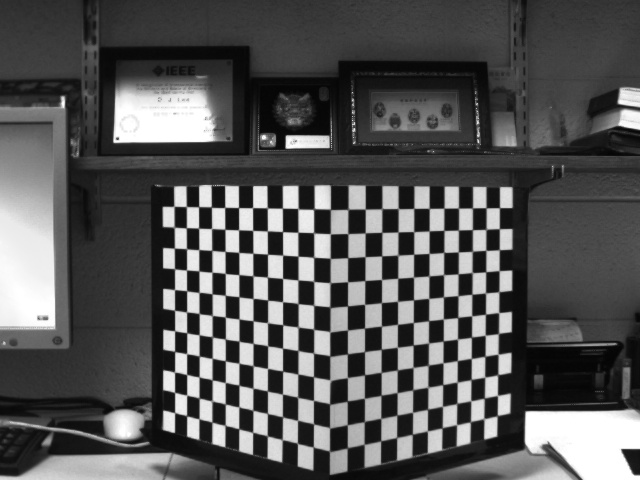
#> input picture Calibration/Close.jpg, 640 x 480 px
$ python task3.py
#> lines starting #> are read from the running program, lines starting #| are printed output that depends on the picture
import numpy as np
import cv2 as cv

# Load in the saved parameters
parameters = np.load('task2_parameters.npy', allow_pickle=True).item()
#> (reads Calibration/task2_parameters.npy from the repository)
ret = parameters['ret']
mtx = parameters['mtx']
dist = parameters['dist']
rvecs = parameters['rvecs']
tvecs = parameters['tvecs']

# Load in the images
close = cv.imread("Close.jpg")
#> close is the input picture: shape (480, 640, 3); min 3, max 255, mean 86.4
turned = cv.imread("Turned.jpg")
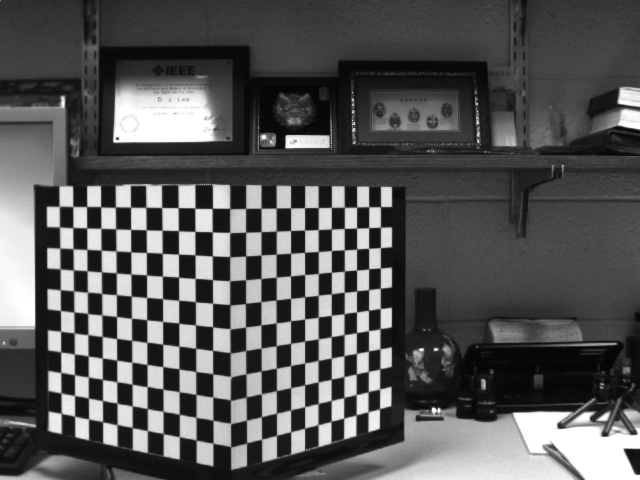
#> input picture Calibration/Turned.jpg, 640 x 480 px
#> turned is the input picture: shape (480, 640, 3); min 3, max 255, mean 87.1
far = cv.imread("Far.jpg")
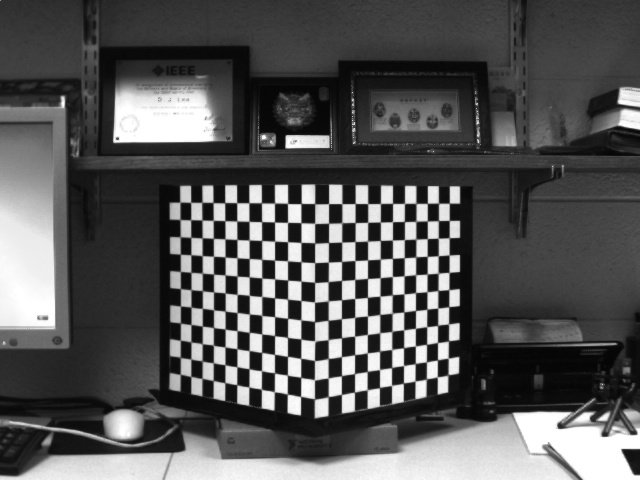
#> input picture Calibration/Far.jpg, 640 x 480 px
#> far is the input picture: shape (480, 640, 3); min 3, max 255, mean 87

# Undistort the close image and display the difference image
undistorted_close = cv.undistort(close, mtx, dist)
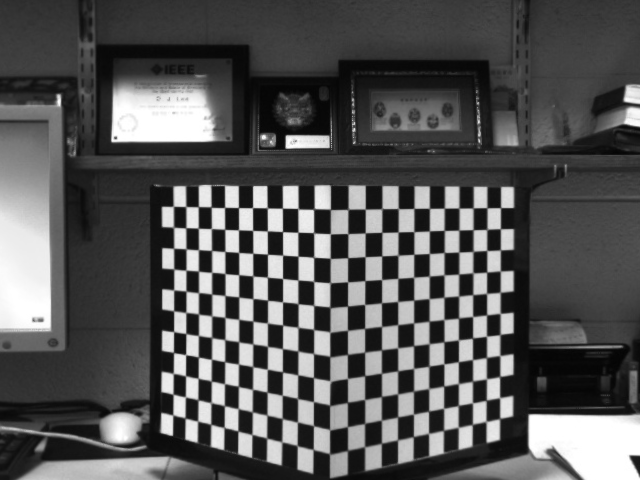
#> undistorted_close: shape (480, 640, 3); min 4, max 255, mean 85.9
diff_close = cv.absdiff(close, undistorted_close)
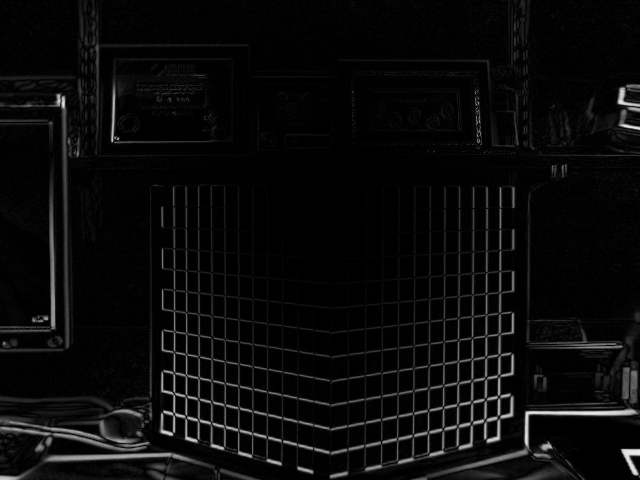
#> diff_close: shape (480, 640, 3); min 0, max 237, mean 10.3
cv.imshow('Close Image Difference', diff_close)
cv.waitKey(0)

# Undistort the turned image and display the difference image
undistorted_far = cv.undistort(far, mtx, dist)
diff_far = cv.absdiff(far, undistorted_far)
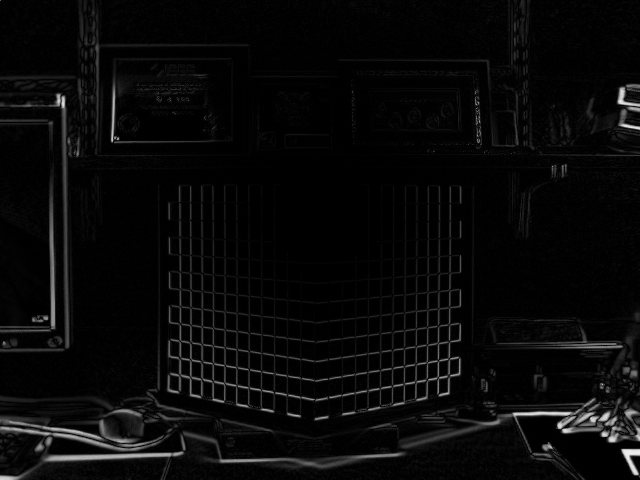
#> diff_far: shape (480, 640, 3); min 0, max 241, mean 8.9
cv.imshow('Far Image Difference', diff_far)
cv.waitKey(0)

# Undistort the far image and display the difference image
undistorted_turned = cv.undistort(turned, mtx, dist)
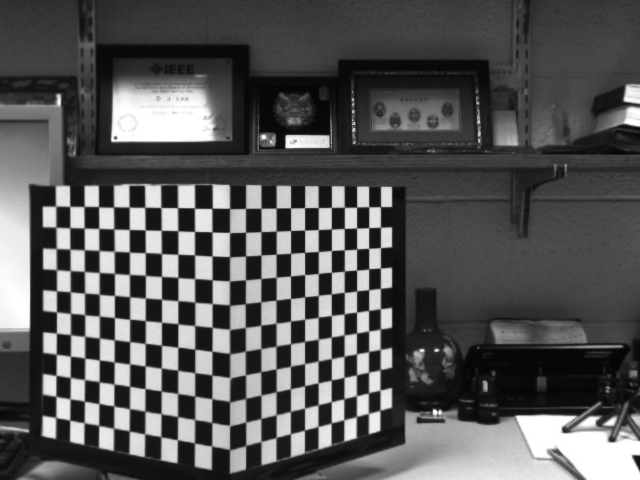
#> undistorted_turned: shape (480, 640, 3); min 4, max 255, mean 86.7
diff_turned = cv.absdiff(turned, undistorted_turned)
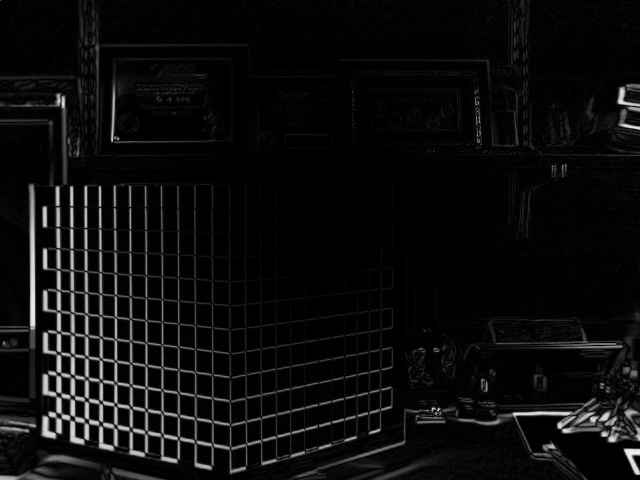
#> diff_turned: shape (480, 640, 3); min 0, max 240, mean 12.7
cv.imshow('Turned Image Difference', diff_turned)
cv.waitKey(0)
